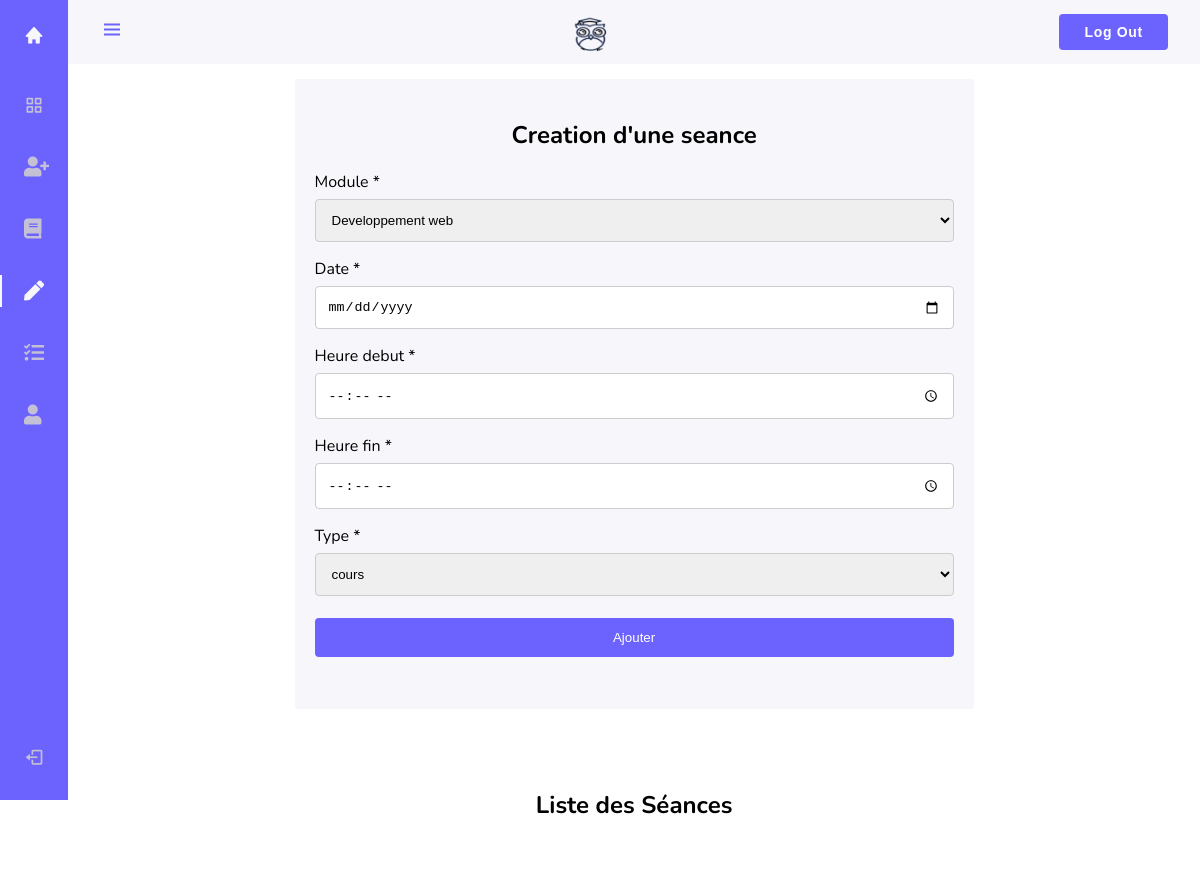
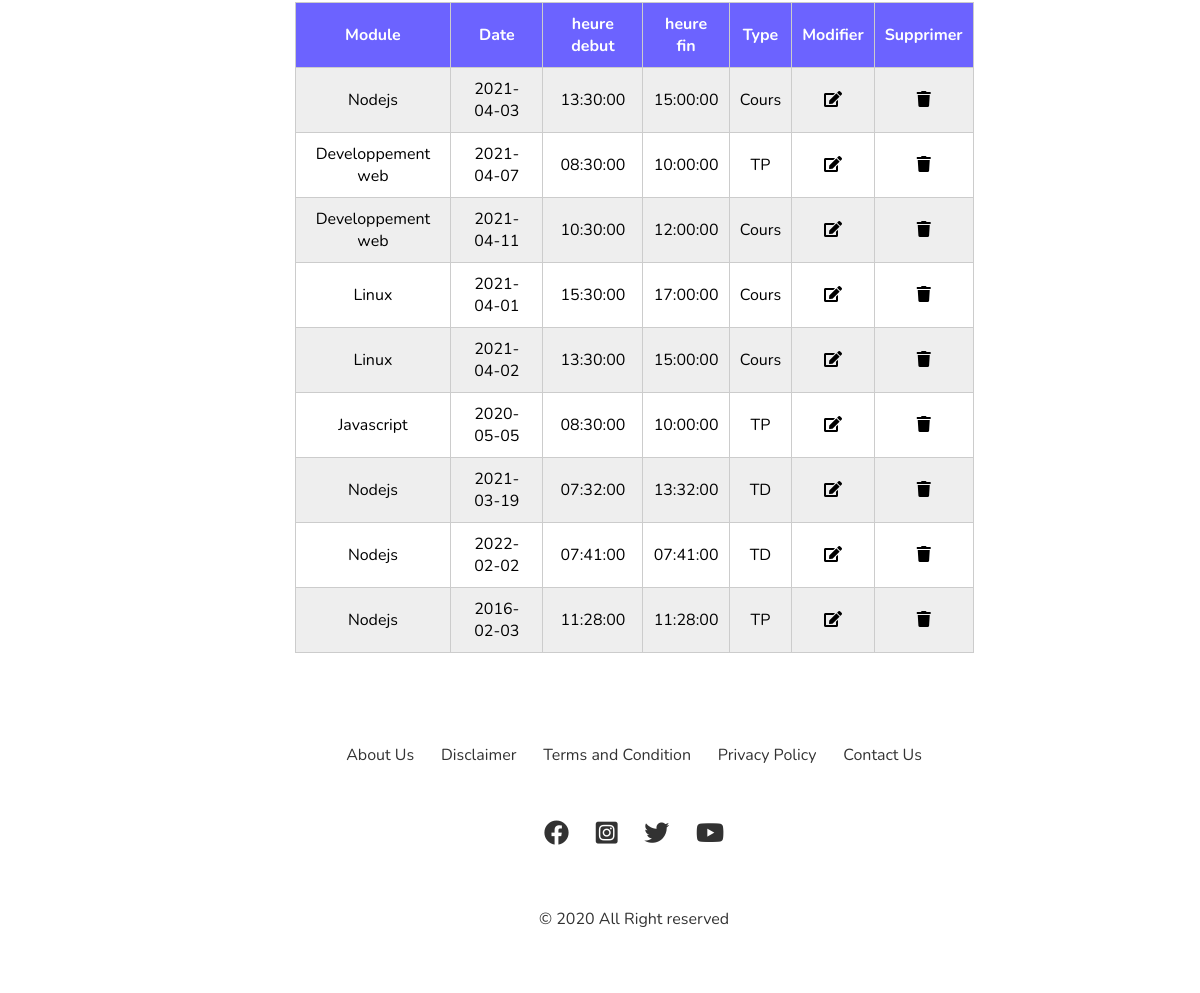
Screenshot of /insertSeance.php (signed in) with the database file from the repository (2 pictures, top to bottom).
### tables this page shows
CREATE TABLE `module` (
  `id_module` int(11) NOT NULL,
  `intitule_module` varchar(30) NOT NULL,
  `fk_enseigne` int(11) NOT NULL
);

CREATE TABLE `seance` (
  `id_seance` int(11) NOT NULL,
  `date_seance` date NOT NULL,
  `heure_debut` time DEFAULT NULL,
  `heure_fin` time DEFAULT NULL,
  `type_seance` varchar(15) NOT NULL,
  `fk_seance_module` int(11) NOT NULL,
  `fk_seance_enseignant` int(11) NOT NULL
);

### insertSeance.php (the view, shortened to what this page needs)
<?php
require_once "connect.php";
$fk_enseigne = $_SESSION['id_user'];
$results_seance  = mysqli_query($db, "SELECT * FROM seance WHERE fk_seance_enseignant = '$fk_enseigne' ");
$results  = mysqli_query($db, "SELECT * FROM module WHERE fk_enseigne = '$fk_enseigne' ");
?>
<!DOCTYPE html>
<html lang="en">
<head>
  <link href="https://cdn.jsdelivr.net/npm/boxicons@2.0.5/css/boxicons.min.css" rel="stylesheet" />
  <link rel="stylesheet" href="https://cdnjs.cloudflare.com/ajax/libs/font-awesome/5.15.2/css/all.min.css" />
  <link rel="stylesheet" href="sass/insertSeance.css" />
</head>
<body id="body-pd">
  <header class="header" id="header">
    <div class="header__toggle">
      <i class="bx bx-menu" id="header-toggle"></i>
    </div>
    <div class="header__img">
      <a href="index.php">
        <img src="img/logo/logo.png" alt="" />
      </a>
    </div>
    <div>
      <button class="btn-log">Log Out</button>
    </div>
  </header>
  <div class="l-navbar" id="nav-bar">
    <nav class="nav">
      <div>
        <a href="index.php" class="nav__logo">
          <i class="bx bxs-home nav__logo-icon"></i>
        </a>
        <div class="nav__list">
          <a href="enseignant.php" class="nav__link">
            <i class="bx bx-grid-alt nav__icon"></i>
          </a>
          <a href="insertEtu.php" class="nav__link">
            <i class="fas fa-user-plus nav__icon"></i>
          </a>
          <a href="insertModule.php" class="nav__link">
            <i class="fas fa-book nav__icon"></i>
          </a>
          <a href="insertSeance.php" class="nav__link active">
            <i class="fas fa-pen nav__icon"></i>
          </a>
          <a href="gsNoteAbsence.php" class="nav__link">
            <i class="fas fa-tasks nav__icon"></i>
          </a>
          <a href="contact.php" class="nav__link">
            <i class="fas fa-user nav__icon"></i>
          </a>
        </div>
      </div>
      <a href="login.php" class="nav__link">
        <i class="bx bx-log-out nav__icon"></i>
      </a>
    </nav>
  </div>
  <div class="insert-sea-container">
    <form action="insertSeance.php" name="seanceForm" id="seanceForm" method="post">
      <h2>Creation d'une seance</h2>
      <label for="module">Module *</label>
      <select name="module" id="">
        <?php while ($row = mysqli_fetch_array($results)) { ?>
          <option value="<?php echo $row['intitule_module']; ?>"><?php echo $row['intitule_module']; ?></option>
        <?php } ?>
      </select>
      <label for="date_seance">Date *</label>
      <input name="date_seance" placeholder="Date Seance" type="date" />
      <label for="heure_d">Heure debut *</label>
      <input name="heure_d" placeholder="" type="time" />
      <label for="heure_f">Heure fin *</label>
      <input name="heure_f" placeholder="" type="time" />
      <label for="cours">Type *</label>
      <select name="cours" id="">
        <option value="cours">cours</option>
      </select>
      <input id="btn" name="ajouter" type="submit" value="Ajouter" />
    </form>
  </div>
  <table style="overflow-x: auto">
    <h2>
      Liste des Séances
    </h2>
    <thead>
      <tr>
        <th class="cut-col">Module</th>
        <th>Date</th>
        <th>heure debut</th>
        <th class="cut-col">heure fin</th>
        <th class="cut-col">Type</th>
        <th>Modifier</th>
        <th>Supprimer</th>
      </tr>
    </thead>
    <tbody>
      <?php while ($row = mysqli_fetch_array($results_seance)) { ?>
        <tr>
          <td class="cut-col" data-column="JS">
            <?php
            $fk_m = $row['fk_seance_module'];
            $results_m  = mysqli_query($db, "SELECT intitule_module FROM module WHERE id_module = '$fk_m'");
            while ($row1 = mysqli_fetch_array($results_m)) {
              echo $row1['intitule_module'];
            }
            ?>
          </td>
          <td data-column="Date"><?php echo $row['date_seance']; ?></td>
          <td data-column="heure debut"><?php echo $row['heure_debut']; ?></td>
          <td class="cut-col" data-column="heure fin"><?php echo $row['heure_fin']; ?></td>
          <td class="cut-col" data-column="Type"><?php echo $row['type_seance']; ?></td>
          <td data-column="Modifier">
            <i class="fas fa-edit table-edit-icon"></i>
          </td>
          <td data-column="Supprimer">
            <i class="fas fa-trash table-trash-icon"></i>
          </td>
        </tr>
      <?php } ?>
    </tbody>
  </table>
  <?php include 'footer.php' ?>
</body>
</html>

### sass/insertSeance.css (style rules this page uses)
:root { --header-height: 3rem; --nav-width: 68px; --first-color: #6C63FF; --first-color-hover:#32408f; --first-color-light: #c4c0d6; --white-color: #F7F6FB; --body-font: 'Nunito', sans-serif; --normal-font-size: 1rem; --z-fixed: 100; }
body { position: relative; margin: var(--header-height) 0 0 0; padding: 0; font-family: var(--body-font); font-size: var(--normal-font-size); transition: .5s; }
a { text-decoration: none; }
.btn-log { display: inline-block; text-decoration: none; font-size: 14px; font-weight: 600; letter-spacing: 0.7px; padding: 10px 25px; cursor: pointer; border-radius: 4px; border: none; color: white; background: var(--first-color); }
.header { width: 100%; height: var(--header-height); position: fixed; top: 0; left: 0; display: flex; align-items: center; justify-content: space-between; padding: 0 1rem; background-color: var(--white-color); z-index: var(--z-fixed); transition: .5s; }
.header__toggle { color: var(--first-color); font-size: 1.5rem; cursor: pointer; }
.header__img { width: 35px; height: 35px; display: flex; justify-content: center; border-radius: 50%; overflow: hidden; }
.header__img img { width: 40px; }
.l-navbar { position: fixed; top: 0; left: -30%; width: var(--nav-width); height: 100vh; background-color: var(--first-color); padding: .5rem 1rem 0 0; transition: .5s; z-index: var(--z-fixed); }
.nav { height: 100%; display: flex; flex-direction: column; justify-content: space-between; overflow: hidden; }
.nav__logo, .nav__link { display: grid; grid-template-columns: max-content max-content; align-items: center; column-gap: 1rem; padding: .5rem 0 .5rem 1.5rem; }
.nav__logo { margin-bottom: 2rem; }
.nav__logo-icon { font-size: 1.25rem; color: var(--white-color); }
.nav__link { position: relative; color: var(--first-color-light); margin-bottom: 1.5rem; transition: .3s; }
.nav__icon { font-size: 1.25rem; }
.active { color: var(--white-color); }
.active::before { content: ''; position: absolute; left: 0; width: 2px; height: 32px; background-color: var(--white-color); }
@media screen and (min-width: 768px) { body { margin: calc(var(--header-height) + 1rem) 0 0 0; padding-left: calc(var(--nav-width) + 0.01rem); } }
@media screen and (min-width: 768px) { .header { height: calc(var(--header-height) + 1rem); padding: 0 2rem 0 calc(var(--nav-width) + 2rem); } }
@media screen and (min-width: 768px) { .header__img { width: 40px; height: 40px; } }
@media screen and (min-width: 768px) { .header__img img { width: 45px; } }
@media screen and (min-width: 768px) { .l-navbar { left: 0; padding: 1rem 1rem 0 0; } }
table { width: 60%; border-collapse: collapse; margin: 50px auto; }
tr:nth-of-type(odd) { background: #eee; }
th { background: var(--first-color); color: white; font-weight: bold; }
td, th { padding: 10px; border: 1px solid #ccc; text-align: left; font-size: 16px; }
tr, td { text-align: center; }
.table-edit-icon { cursor: pointer; }
.table-trash-icon { cursor: pointer; }
.insert-sea-container { border-radius: 2px; background-color: var(--white-color); padding: 20px; margin: 10% auto; width: 60%; }
.insert-sea-container input, .insert-sea-container select, .insert-sea-container textarea { width: 100%; padding: 12px; border: 1px solid #ccc; border-radius: 4px; box-sizing: border-box; margin-top: 6px; margin-bottom: 16px; resize: vertical; }
.insert-sea-container input[type="submit"] { background-color: var(--first-color); color: white; padding: 12px 20px; border: none; border-radius: 4px; cursor: pointer; }
.insert-sea-container { margin: 7% auto; }
table th { text-align: center; }
h2 { text-align: center; }

### rows the page displays
seance: date_seance "2021-04-03", heure_debut "13:30:00", heure_fin "15:00:00", type_seance "Cours"
module: intitule_module "Nodejs"
seance: date_seance "2021-04-07", heure_debut "08:30:00", heure_fin "10:00:00", type_seance "TP"
module: intitule_module "Developpement web"
seance: date_seance "2021-04-11", heure_debut "10:30:00", heure_fin "12:00:00", type_seance "Cours"
seance: date_seance "2021-04-01", heure_debut "15:30:00", heure_fin "17:00:00", type_seance "Cours"
module: intitule_module "Linux"
seance: date_seance "2021-04-02", heure_debut "13:30:00", heure_fin "15:00:00", type_seance "Cours"
seance: date_seance "2020-05-05", heure_debut "08:30:00", heure_fin "10:00:00", type_seance "TP"
module: intitule_module "Javascript"
seance: date_seance "2021-03-19", heure_debut "07:32:00", heure_fin "13:32:00", type_seance "TD"
seance: date_seance "2022-02-02", heure_debut "07:41:00", heure_fin "07:41:00", type_seance "TD"
seance: date_seance "2016-02-03", heure_debut "11:28:00", heure_fin "11:28:00", type_seance "TP"

### other values shown
form field module "Developpement web"
